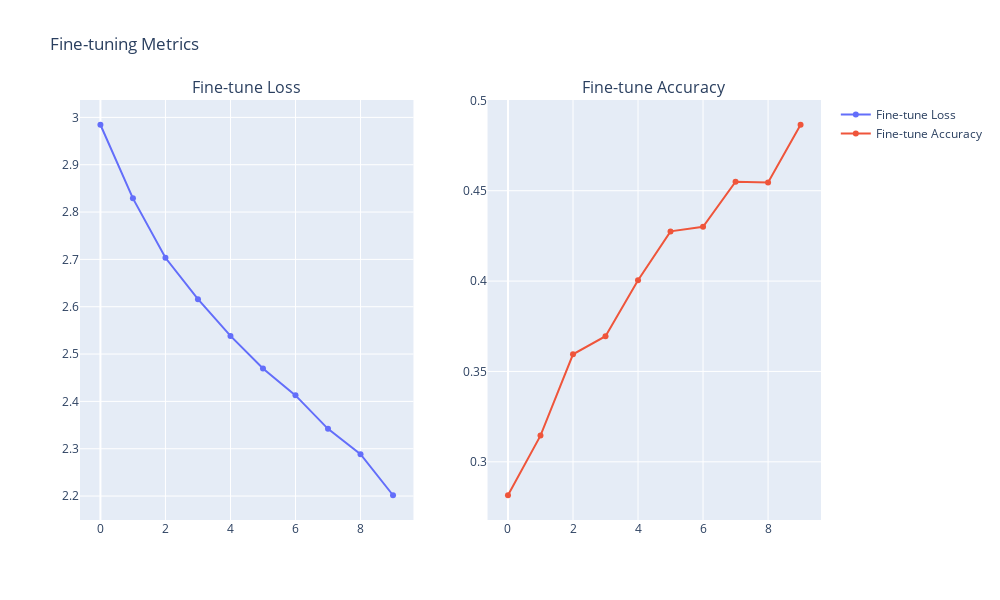
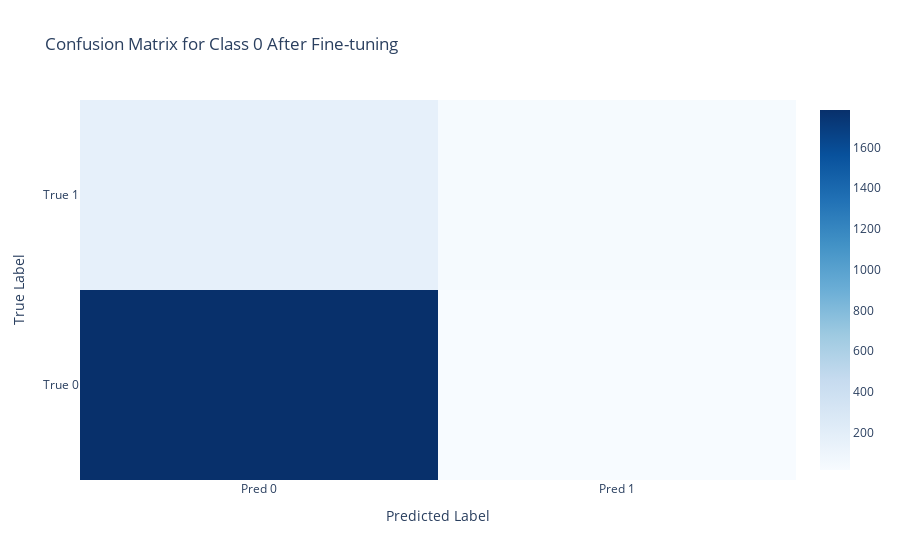
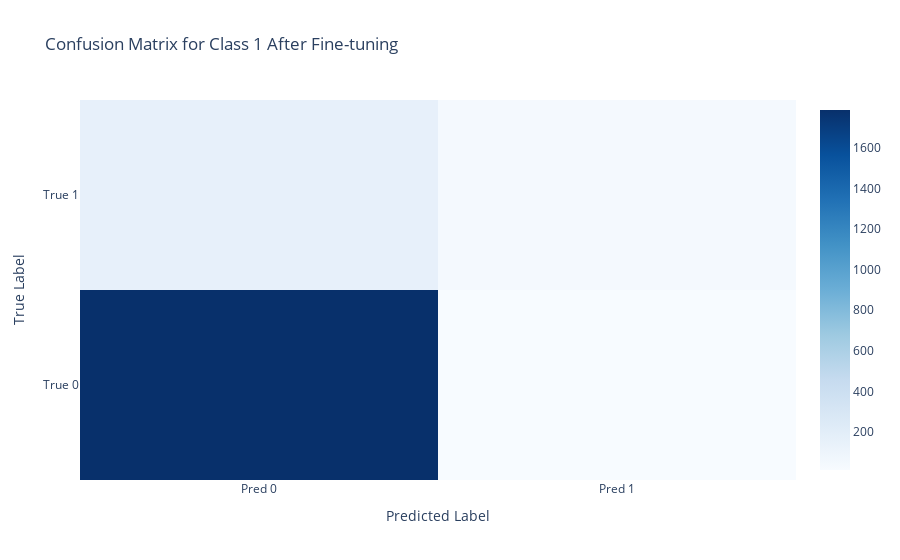
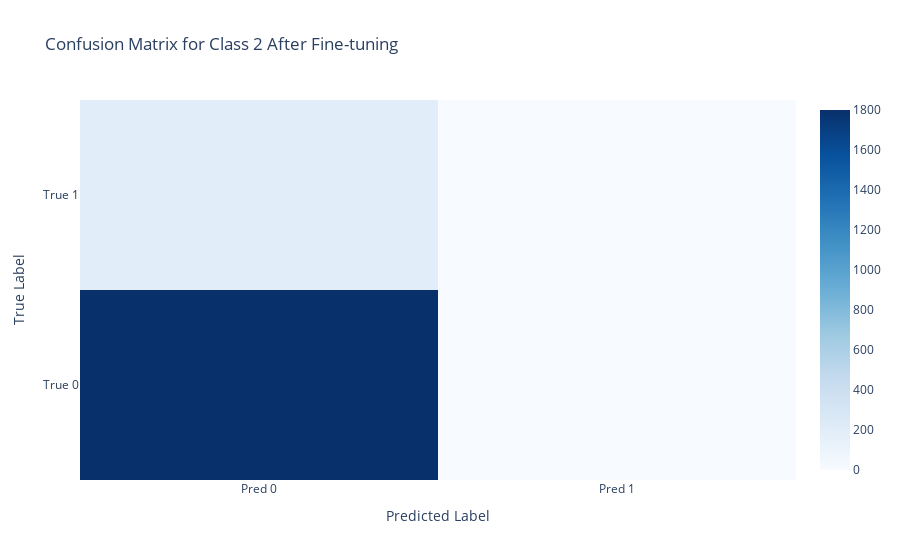

The notebook cell these images were saved under, in order:
### Markdown cell above
### 4.2. Ячейка 2: Загрузка Моделей и Дообучение Энкодера

### Code cell
import torch
from torchvision import datasets, transforms
from torch.utils.data import DataLoader, Subset
import random

# Настройки
num_classes = 10
latent_dim = 512
batch_size = 512  # Уменьшено до 512 для стабильности
fine_tuning_epochs = 10  # Изменено пользователем
samples_per_class = 200  # Увеличено до 200
save_dir = "./saved_models"

# Подготовка трансформаций без аугментации (можно добавить, если необходимо)
transform = transforms.Compose([transforms.Resize(32), transforms.ToTensor(), transforms.Normalize((0.4914, 0.4822, 0.4465), (0.247, 0.243, 0.261))])

# Загрузка датасета для дообучения
train_dataset = datasets.CIFAR10(root="./data", train=True, download=True, transform=transform)

# Создание выборки для дообучения
fine_tune_subset = create_fine_tuning_subset(train_dataset, num_classes, samples_per_class)
fine_tune_loader = DataLoader(fine_tune_subset, batch_size=batch_size, shuffle=True, num_workers=2, pin_memory=True)

# Инициализация тренера
trainer = Trainer(num_classes=num_classes, latent_dim=latent_dim, batch_size=batch_size, device="cuda" if torch.cuda.is_available() else "cpu", save_dir=save_dir)

# Загрузка сохранённых моделей
trainer.load_models(suffix="before_finetune")

# Загрузка и фильтрация тестового датасета
test_dataset = datasets.CIFAR10(root="./data", train=False, download=True, transform=transform)
test_subset = filter_dataset(test_dataset, num_classes, min_samples=200)  # Используем тот же min_samples_per_class

# Подготовка загрузчиков данных (инициализирует test_loader)
trainer.prepare_dataloaders(fine_tune_subset, test_subset)

# Дообучение энкодера
trainer.fine_tune_encoder(fine_tune_loader, epochs=fine_tuning_epochs, lr=0.0005)

# Оценка объединённой модели после дообучения
trainer.acc_combined_after, trainer.error_rate_after, trainer.pred_all_after, trainer.target_all_after = trainer.evaluate_combined_model(trainer.test_loader, before_finetune=False)

# Подсчёт точности по каждому классу после дообучения
trainer.accuracy_per_class(trainer.pred_all_after, trainer.target_all_after, before_finetune=False)

# Сохранение моделей после дообучения
trainer.save_models(suffix="after_finetune")

# Визуализация метрик после дообучения
trainer.plot_metrics(before_finetune=False, after_finetune=True)

# Визуализация матрицы ошибок после дообучения
trainer.plot_confusion_matrix(before_finetune=False, after_finetune=True)

### Figure 1 — Plotly figure (JSON) as saved in the notebook; plotly's stock layout.template omitted (floating-point values rounded to 4 significant figures)
{"data": [{"mode": "lines+markers", "name": "Fine-tune Loss", "type": "scatter", "xaxis": "x", "y": [2.984, 2.829, 2.703, 2.616, 2.538, 2.47, 2.413, 2.342, 2.288, 2.202], "yaxis": "y"}, {"mode": "lines+markers", "name": "Fine-tune Accuracy", "type": "scatter", "xaxis": "x2", "y": [0.2815, 0.3145, 0.3595, 0.3695, 0.4005, 0.4275, 0.43, 0.455, 0.4545, 0.4865], "yaxis": "y2"}], "layout": {"annotations": [{"font": {"size": 16}, "showarrow": false, "text": "Fine-tune Loss", "x": 0.225, "xanchor": "center", "xref": "paper", "y": 1, "yanchor": "bottom", "yref": "paper"}, {"font": {"size": 16}, "showarrow": false, "text": "Fine-tune Accuracy", "x": 0.775, "xanchor": "center", "xref": "paper", "y": 1, "yanchor": "bottom", "yref": "paper"}], "height": 600, "showlegend": true, "title": {"text": "Fine-tuning Metrics"}, "width": 1000, "xaxis": {"anchor": "y", "domain": [0, 0.45]}, "xaxis2": {"anchor": "y2", "domain": [0.55, 1]}, "yaxis": {"anchor": "x", "domain": [0, 1]}, "yaxis2": {"anchor": "x2", "domain": [0, 1]}}}

### Figure 2 — Plotly figure (JSON) as saved in the notebook; plotly's stock layout.template omitted (floating-point values rounded to 4 significant figures)
{"data": [{"colorscale": [[0, "rgb(247,251,255)"], [0.125, "rgb(222,235,247)"], [0.25, "rgb(198,219,239)"], [0.375, "rgb(158,202,225)"], [0.5, "rgb(107,174,214)"], [0.625, "rgb(66,146,198)"], [0.75, "rgb(33,113,181)"], [0.875, "rgb(8,81,156)"], [1, "rgb(8,48,107)"]], "showscale": true, "type": "heatmap", "x": ["Pred 0", "Pred 1"], "y": ["True 0", "True 1"], "z": [[1784, 16], [165, 35]]}], "layout": {"title": {"text": "Confusion Matrix for Class 0 After Fine-tuning"}, "xaxis": {"title": {"text": "Predicted Label"}}, "yaxis": {"title": {"text": "True Label"}}}}

### Figure 3 — Plotly figure (JSON) as saved in the notebook; plotly's stock layout.template omitted (floating-point values rounded to 4 significant figures)
{"data": [{"colorscale": [[0, "rgb(247,251,255)"], [0.125, "rgb(222,235,247)"], [0.25, "rgb(198,219,239)"], [0.375, "rgb(158,202,225)"], [0.5, "rgb(107,174,214)"], [0.625, "rgb(66,146,198)"], [0.75, "rgb(33,113,181)"], [0.875, "rgb(8,81,156)"], [1, "rgb(8,48,107)"]], "showscale": true, "type": "heatmap", "x": ["Pred 0", "Pred 1"], "y": ["True 0", "True 1"], "z": [[1787, 13], [159, 41]]}], "layout": {"title": {"text": "Confusion Matrix for Class 1 After Fine-tuning"}, "xaxis": {"title": {"text": "Predicted Label"}}, "yaxis": {"title": {"text": "True Label"}}}}

### Figure 4 — Plotly figure (JSON) as saved in the notebook; plotly's stock layout.template omitted (floating-point values rounded to 4 significant figures)
{"data": [{"colorscale": [[0, "rgb(247,251,255)"], [0.125, "rgb(222,235,247)"], [0.25, "rgb(198,219,239)"], [0.375, "rgb(158,202,225)"], [0.5, "rgb(107,174,214)"], [0.625, "rgb(66,146,198)"], [0.75, "rgb(33,113,181)"], [0.875, "rgb(8,81,156)"], [1, "rgb(8,48,107)"]], "showscale": true, "type": "heatmap", "x": ["Pred 0", "Pred 1"], "y": ["True 0", "True 1"], "z": [[1800, 0], [200, 0]]}], "layout": {"title": {"text": "Confusion Matrix for Class 2 After Fine-tuning"}, "xaxis": {"title": {"text": "Predicted Label"}}, "yaxis": {"title": {"text": "True Label"}}}}
